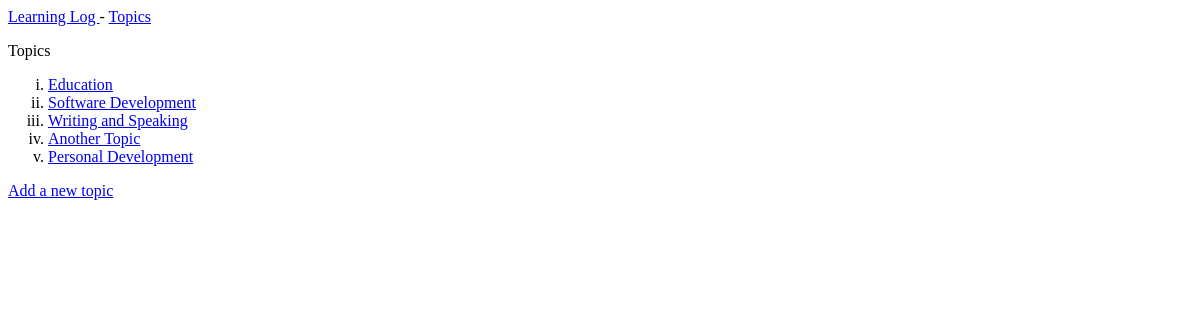
Before: /topics/ with the older database file.
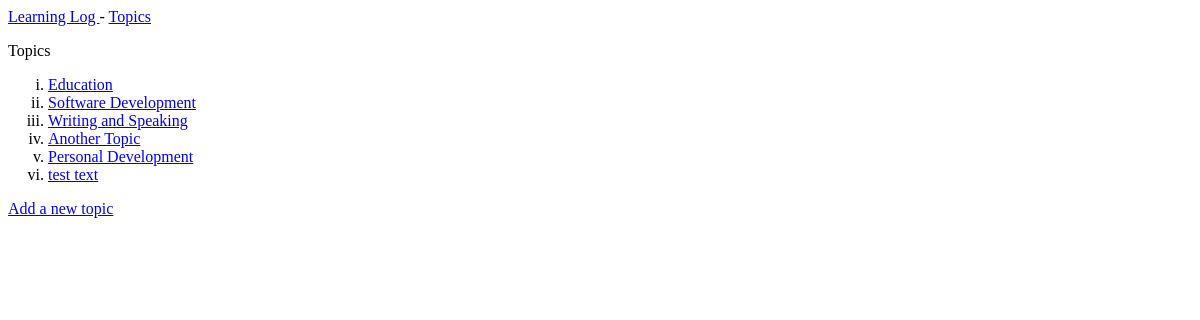
After: the same page with the newer database file.
### log/models.py (models this page shows)
class Topic(models.Model):
    text = models.CharField(max_length=250)
    date_added = models.DateTimeField(auto_now_add=True)
    def __str__(self):
        return self.text

### log/views.py (the view)
# urls.py: path('topics/', views.topics, name='topics'),
def topics(request):
    topics = Topic.objects.order_by('date_added')
    context = {'topics': topics}
    return render(request, 'log/topics.html', context)

### log/templates/log/topics.html
{% extends 'log/base.html' %}
{% block page_content %}
    <p>Topics</p>
    <ol type="i">
        {% for topic in topics %}
            <li><a href="{% url 'log:topic' topic.id %}" >{{ topic }}</a></li>
                {% empty %}
                    <li>No topics added yet</li>
        {% endfor %}
    </ol>
    <a href="{% url 'log:new_topic' %}">Add a new topic</a>
{% endblock page_content %}

Changed rows visible on the page:
added Topic: text "test text"
